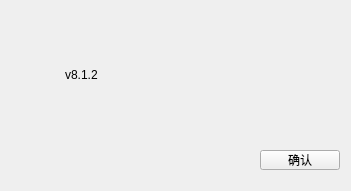
<?xml version="1.0" encoding="UTF-8"?>
<ui version="4.0">
 <class>CAboutDlg</class>
 <widget class="QWidget" name="CAboutDlg">
  <property name="geometry">
   <rect>
    <x>0</x>
    <y>0</y>
    <width>351</width>
    <height>191</height>
   </rect>
  </property>
  <property name="windowTitle">
   <string>Form</string>
  </property>
  <widget class="QLabel" name="m_labelNote">
   <property name="geometry">
    <rect>
     <x>65</x>
     <y>9</y>
     <width>271</width>
     <height>131</height>
    </rect>
   </property>
   <property name="text">
    <string>v8.1.2</string>
   </property>
  </widget>
  <widget class="QLabel" name="m_labelIcon">
   <property name="geometry">
    <rect>
     <x>9</x>
     <y>31</y>
     <width>50</width>
     <height>50</height>
    </rect>
   </property>
   <property name="sizePolicy">
    <sizepolicy hsizetype="Fixed" vsizetype="Fixed">
     <horstretch>0</horstretch>
     <verstretch>0</verstretch>
    </sizepolicy>
   </property>
   <property name="minimumSize">
    <size>
     <width>50</width>
     <height>50</height>
    </size>
   </property>
   <property name="maximumSize">
    <size>
     <width>50</width>
     <height>50</height>
    </size>
   </property>
   <property name="text">
    <string/>
   </property>
  </widget>
  <widget class="QPushButton" name="m_btnOk">
   <property name="geometry">
    <rect>
     <x>260</x>
     <y>150</y>
     <width>80</width>
     <height>20</height>
    </rect>
   </property>
   <property name="text">
    <string>确认</string>
   </property>
  </widget>
 </widget>
 <resources/>
 <connections/>
</ui>
